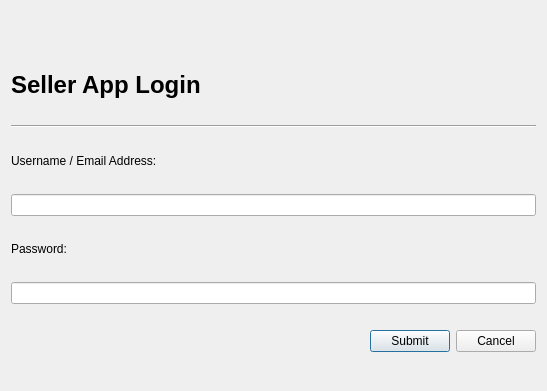
<?xml version="1.0" encoding="UTF-8"?>
<ui version="4.0">
 <class>Dialog</class>
 <widget class="QDialog" name="Dialog">
  <property name="geometry">
   <rect>
    <x>0</x>
    <y>0</y>
    <width>547</width>
    <height>391</height>
   </rect>
  </property>
  <property name="windowTitle">
   <string>HangarSwap Seller App Login</string>
  </property>
  <property name="styleSheet">
   <string notr="true">font: 9pt &quot;Open Sans&quot;;</string>
  </property>
  <layout class="QVBoxLayout" name="verticalLayout">
   <item>
    <widget class="QLabel" name="hs_logoLbl">
     <property name="sizePolicy">
      <sizepolicy hsizetype="Fixed" vsizetype="Fixed">
       <horstretch>0</horstretch>
       <verstretch>0</verstretch>
      </sizepolicy>
     </property>
     <property name="text">
      <string/>
     </property>
     <property name="pixmap">
      <pixmap resource="RESOURCES.qrc">:/imgs/HangarSwapLogo_sm1_new.png</pixmap>
     </property>
     <property name="scaledContents">
      <bool>true</bool>
     </property>
    </widget>
   </item>
   <item>
    <widget class="QLabel" name="sellerappLbl">
     <property name="sizePolicy">
      <sizepolicy hsizetype="Preferred" vsizetype="Fixed">
       <horstretch>0</horstretch>
       <verstretch>0</verstretch>
      </sizepolicy>
     </property>
     <property name="text">
      <string>&lt;html&gt;&lt;head/&gt;&lt;body&gt;&lt;p&gt;&lt;span style=&quot; font-size:18pt; font-weight:600;&quot;&gt;Seller App Login&lt;/span&gt;&lt;/p&gt;&lt;/body&gt;&lt;/html&gt;</string>
     </property>
    </widget>
   </item>
   <item>
    <widget class="Line" name="line">
     <property name="orientation">
      <enum>Qt::Horizontal</enum>
     </property>
    </widget>
   </item>
   <item>
    <widget class="QLabel" name="unLbl">
     <property name="sizePolicy">
      <sizepolicy hsizetype="Preferred" vsizetype="Fixed">
       <horstretch>0</horstretch>
       <verstretch>0</verstretch>
      </sizepolicy>
     </property>
     <property name="text">
      <string>Username / Email Address:</string>
     </property>
    </widget>
   </item>
   <item>
    <widget class="QLineEdit" name="unLE"/>
   </item>
   <item>
    <widget class="QLabel" name="passLbl">
     <property name="sizePolicy">
      <sizepolicy hsizetype="Preferred" vsizetype="Fixed">
       <horstretch>0</horstretch>
       <verstretch>0</verstretch>
      </sizepolicy>
     </property>
     <property name="text">
      <string>Password:</string>
     </property>
    </widget>
   </item>
   <item>
    <widget class="QLineEdit" name="passLE"/>
   </item>
   <item>
    <layout class="QHBoxLayout" name="horizontalLayout">
     <item>
      <spacer name="horizontalSpacer">
       <property name="orientation">
        <enum>Qt::Horizontal</enum>
       </property>
       <property name="sizeHint" stdset="0">
        <size>
         <width>40</width>
         <height>20</height>
        </size>
       </property>
      </spacer>
     </item>
     <item>
      <widget class="QPushButton" name="pushButton">
       <property name="sizePolicy">
        <sizepolicy hsizetype="Fixed" vsizetype="Fixed">
         <horstretch>0</horstretch>
         <verstretch>0</verstretch>
        </sizepolicy>
       </property>
       <property name="text">
        <string>Submit</string>
       </property>
      </widget>
     </item>
     <item alignment="Qt::AlignRight">
      <widget class="QPushButton" name="pushButton_2">
       <property name="sizePolicy">
        <sizepolicy hsizetype="Fixed" vsizetype="Fixed">
         <horstretch>0</horstretch>
         <verstretch>0</verstretch>
        </sizepolicy>
       </property>
       <property name="text">
        <string>Cancel</string>
       </property>
      </widget>
     </item>
    </layout>
   </item>
  </layout>
 </widget>
 <resources>
  <include location="RESOURCES.qrc"/>
 </resources>
 <connections>
  <connection>
   <sender>pushButton</sender>
   <signal>clicked()</signal>
   <receiver>Dialog</receiver>
   <slot>handleLogin()</slot>
   <hints>
    <hint type="sourcelabel">
     <x>438</x>
     <y>339</y>
    </hint>
    <hint type="destinationlabel">
     <x>404</x>
     <y>-13</y>
    </hint>
   </hints>
  </connection>
  <connection>
   <sender>pushButton_2</sender>
   <signal>clicked()</signal>
   <receiver>Dialog</receiver>
   <slot>reject()</slot>
   <hints>
    <hint type="sourcelabel">
     <x>498</x>
     <y>340</y>
    </hint>
    <hint type="destinationlabel">
     <x>460</x>
     <y>-11</y>
    </hint>
   </hints>
  </connection>
 </connections>
 <slots>
  <slot>handleLogin()</slot>
 </slots>
</ui>
